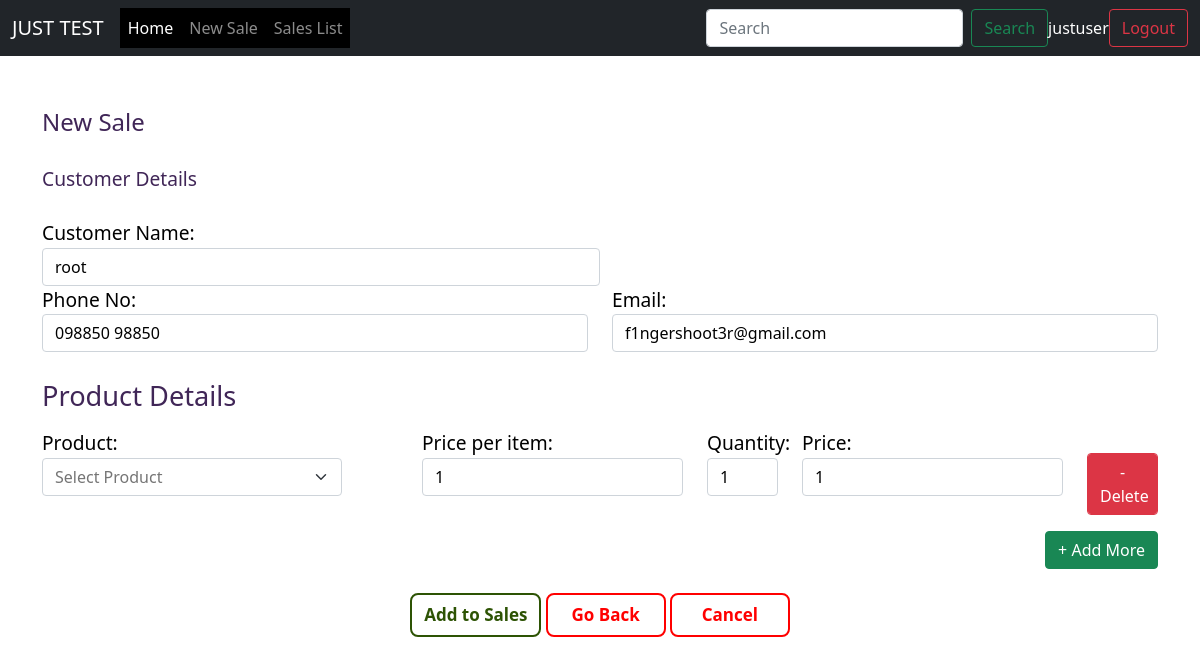
Screenshot of /customer/new/root (signed in) with the database file from the repository.
### authentication/models.py (models this page shows)
class Dependent(models.Model):
	zone = models.ForeignKey(Zone, on_delete = models.CASCADE,blank = True,null = True)
	state = models.ForeignKey(State, on_delete = models.CASCADE, blank = True,null = True)
	region = models.ForeignKey(Region, on_delete = models.CASCADE, blank = True,null = True)
	divison = models.ForeignKey(Divison, on_delete = models.CASCADE, blank = True,null = True)
	district = models.ForeignKey(District, on_delete = models.CASCADE, blank = True,null = True)
	mandal = models.ForeignKey(Mandal, on_delete = models.CASCADE, blank = True,null = True)
	village = models.ForeignKey(Village, on_delete = models.CASCADE, blank = True,null = True)
	class Meta:
		abstract = True

class MyUser(AbstractUser,Dependent):
	username_validator = UnicodeUsernameValidator()
	username = models.CharField(
        _('username'),
        max_length=150,
        unique=True,
        help_text=_('Required. 150 characters or fewer. Letters, digits and @/./+/-/_ only.'),
        validators=[username_validator],
        db_index=True, primary_key=True,
        error_messages={
            'unique': _("A user with that username already exists."),
        },)
	company = models.ForeignKey(Company, on_delete = models.CASCADE,blank = True,null = True)
	usertype = models.ForeignKey(UserType, on_delete = models.CASCADE,blank = True,null = True)
	address = models.TextField(blank = True,null = True)
	mobile = PhoneNumberField(blank = True,null = True)
	officer = models.ForeignKey(settings.AUTH_USER_MODEL ,on_delete = models.SET_NULL , null = True, blank = True)
	REQUIRED_FIELDS = ['email']

### umasagar/views.py (the view, shortened to what this page needs)
# urls.py: path('customer/new/<str:pk>', PurchaseCreateView.as_view(), name='new-purchase'),
class PurchaseCreateView(LoginRequiredMixin,View):
    template_name = 'new_sale.html'
    def get(self, request, pk):
        formset = SaleItemFormset(request.GET or None)                      # renders an empty formset
        supplierobj = get_object_or_404(MyUser, pk=pk)                        # gets the supplier object
        context = {
            'formset'   : formset,
            'supplier'  : supplierobj,
        }                                                                       # sends the supplier and formset as context
        return render(request, self.template_name, context)

### umasagar/models.py (called while the page is built)
	def __str__(self):
		return self.variety_code

	def __str__(self):
		return str(self.variety_code)

### umasagar/templates/new_sale.html (shortened to what this page needs)
{% extends "base.html" %}
{% load static %}
{% block content %}
    <div style="color:#402657; font-style: bold; font-size: 1.5rem; border-bottom: 1px solid white;">New Sale</div>
        <br>
        <div class="panel panel-default">
            <div style="color:#402657; font-style: bold; font-size: 1.2rem; border-bottom: 1px solid white;">Customer Details</div>
            <br>
            <div class="panel-body">
                <div class="form-group col-md-6">
                    <label for="id_name" class="panel-body-text">Customer Name:</label>
                    <input type="text" class="form-control textinput" id="id_name" value="{{ supplier.username }}" disabled>
                </div>
                <div class="row">
                    <div class="col-md-6">
                        <label for="id_phone" class="panel-body-text">Phone No:</label>
                        <input type="text" class="form-control textinput" id="id_phone" value="{{ supplier.mobile }}" disabled>
                    </div>
                    <div class="col-md-6">
                        <label for="id_email" class="panel-body-text">Email:</label>
                        <input type="email" class="form-control textinput" id="id_gstin" value="{{ supplier.email }}" disabled>
                    </div>
                </div>
            </div>
        </div>
        <br>
        <form method="post" class="panel panel-default" autocomplete="off">
            <div class="panel-heading panel-heading-text">Product Details</div>
                <div id="stockitem">
                    <div class="panel-body">
                    {% for form in formset %}
                        <div class="row form-row">
                            <div class="form-group col-md-4">
                                <label class="panel-body-text">Product:</label>
                                <input type="text" list="productlist" placeholder="Select Product" class="form-select setprice stock" style="width: 300px;" name="form-{{forloop.counter0}}-product" id="id_form-{{forloop.counter0}}-product" required >
                            </div>
                            <div class="form-group col-md-3">
                                <label class="panel-body-text">Price per item:</label>
                                {{ form.perprice }}
                            </div>
                            <div class="form-group col-md-1">
                                <label class="panel-body-text">Quantity:</label>
                                {{ form.quantity }}
                            </div>
                            <div class="form-group col-md-3">
                                <label class="panel-body-text">Price:</label>
                                <input type="text" class="textinput form-control totalprice" value="1" disabled required>
                            </div>
                            <div class="form-group col-md-1">
                                <button class="form-control btn btn-danger remove-form-row">- Delete</button>
                            </div>
                        </div>
                    {% endfor %}
                        <div class = "mt-3" style="text-align: right;">
                            <a href="#" class="add-form-row btn btn-success">+ Add More</a>
                        </div>
                    </div>
                </div>
            <br>
            <div class="align-middle">
                <button type="submit" class="btn ghost-green">Add to Sales</button>
                <a href="{% url 'umasagar:index' %}" class="btn ghost-button">Go Back</a>
                <a href="{% url 'umasagar:index' %}" class="btn ghost-button">Cancel</a>
            </div>
        </form>
    </div>
{% endblock content %}

### templates/base.html (shortened to what this page needs)
{% load static %}
<!DOCTYPE html>
<html>
<head>
    <link href="https://cdn.jsdelivr.net/npm/bootstrap@5.0.1/dist/css/bootstrap.min.css" rel="stylesheet">
    <link rel="stylesheet" type="text/css" href="{% static 'css/main.css' %}">
    <link rel="stylesheet" type="text/css" href="{% static 'css/sidebar.css' %}">
    <link rel="stylesheet" type="text/css" href="{% static 'css/dialogbox.css' %}">
</head>
<body>
	<nav class="navbar navbar-expand-lg navbar-dark bg-dark">
  <div class="container-fluid">
    <a class="navbar-brand" href="#">JUST TEST</a>
    <div class="collapse navbar-collapse" id="navbarSupportedContent">
      <ul class="navbar-nav me-auto mb-2 mb-lg-0">
        <li class="nav-item">
          <a class="nav-link active" aria-current="page" href="{% url 'umasagar:index' %}">Home</a>
        </li>
        <li class="nav-item">
          <a class="nav-link" href="{% url 'umasagar:select-supplier' %}">New Sale</a>
        </li>
        <li class="nav-item">
          <a class="nav-link" href="{% url 'umasagar:sales-list' %}" >Sales List</a>
        </li>
      </ul>
      <form class="d-flex">
        <input class="form-control me-2" type="search" placeholder="Search" aria-label="Search">
        <button class="btn btn-outline-success" type="submit">Search</button>
      </form>
      {% if request.user.is_authenticated %}
      <span style="color:white">{{request.user.username}}</span>
          <a class="btn btn-outline-danger" href="{% url 'logout' %}">Logout</a>
      {% else %}
          <a class="btn btn-outline-success" href="{% url 'login' %}">Login</a>
      {% endif %}
    </div>
  </div>
</nav>
<div class="container mt-5">
{% block content %}
{% endblock %}
</body>
</html>

### assets/css/main.css (style rules this page uses)
body, html { height: 100%; }
.form-group { color:black; }
label { color: black; font-size: 1.5rem; }
a { color:#402657; }
.navbar-collapse > .navbar-nav { background-color: #000000; }
ul { margin: 0; }
.align-middle { text-align: center; }
.textinput { background-color: #fff; color: black; }
.textinput:disabled { background-color: #fff; color: black; }
.ghost-button { color: red; background-color: transparent; border: 2px solid red; font-size: 17px; padding: 7px 12px; font-weight: bolder; transition-duration: 0.2s; display: inline-block; text-decoration: none; font-family: 'Open Sans', sans-serif; min-width: 120px; border-radius: 8px; }
.ghost-green { color: #2D5304; background-color: transparent; border: 2px solid #2D5304; font-size: 17px; padding: 7px 12px; font-weight: bolder; transition-duration: 0.2s; display: inline-block; text-decoration: none; font-family: 'Open Sans', sans-serif; min-width: 120px; border-radius: 8px; }
.panel-heading-text { color: #402657; font-size: 1.7rem; border-bottom: 2px solid white; margin-bottom: 10px; }
.panel-body-text { font-size: 1.2rem; }

### rows the page displays
MyUser: user.username "justuser"
MyUser: username "root", mobile "098850 98850", email "f1ngershoot3r@gmail.com"
